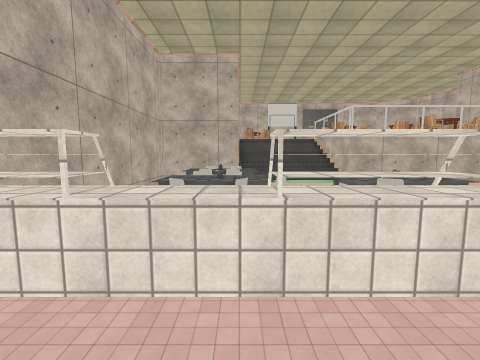
[1] (above)

17 first-person views from a walk through a Unity game level. The camera is 1.3 m above the floor, tilts 6° down and sees 90° across. The floor is counted in squares, 1 m on a side. Each view is taken from the middle of a square. On the plan, view 1 faces up. The plan holds only what a view shows up to about 12 squares ahead; the rest is blank. The place goes on beyond the plan. Some surface patterns are stand-ins.

[2]
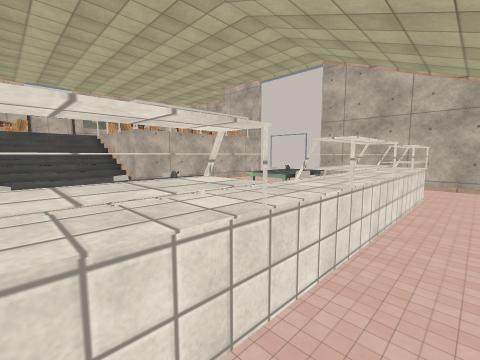

[3]
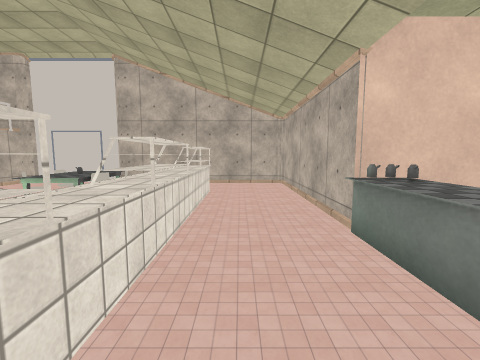

[4]
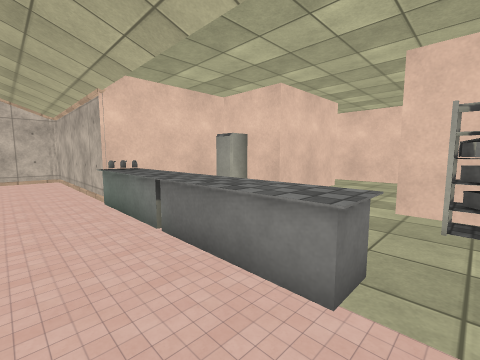

[5]
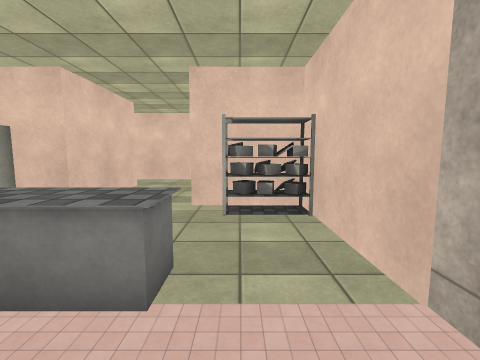

[6]
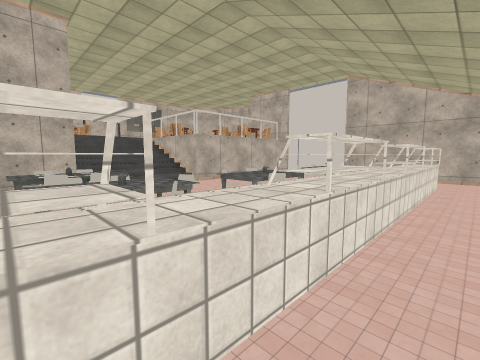

[7]
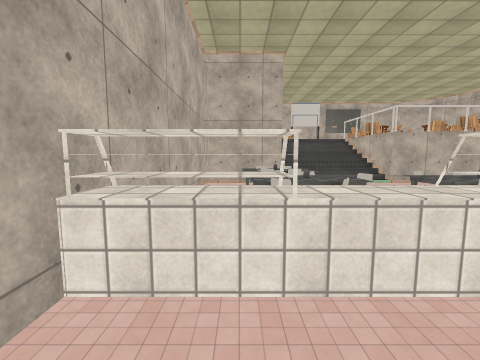

[8]
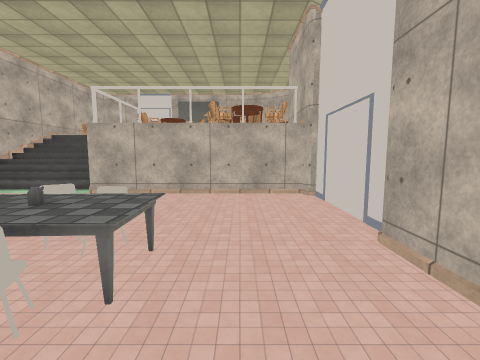

[9]
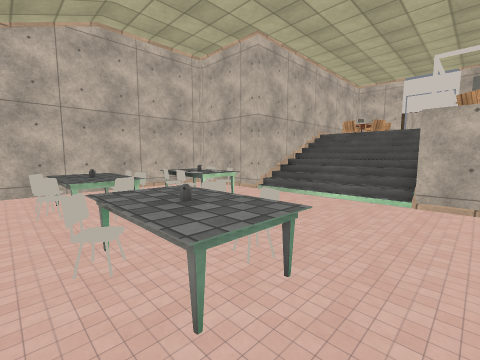

[10]
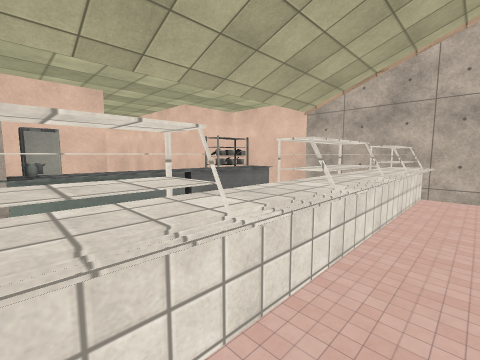

[11]
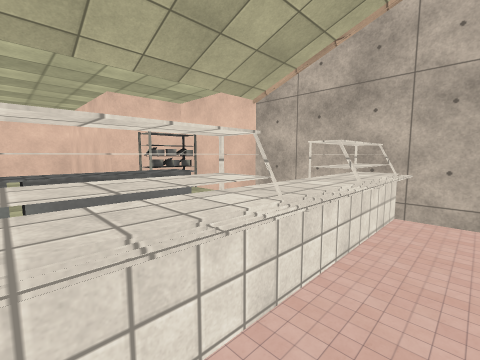

[12]
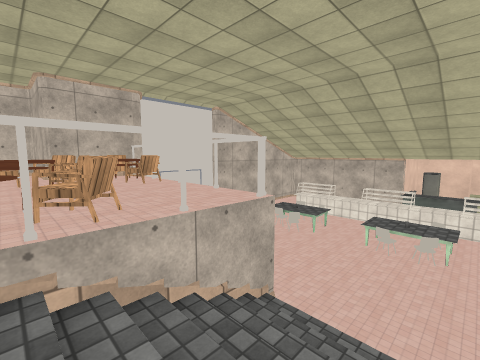

[13]
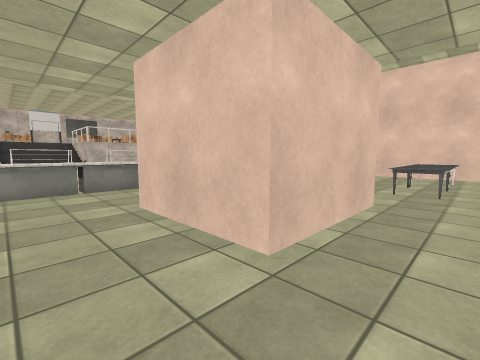

[14]
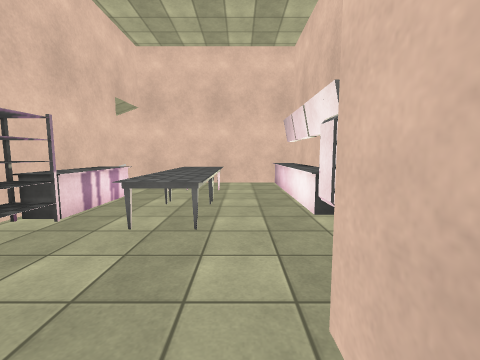

[15]
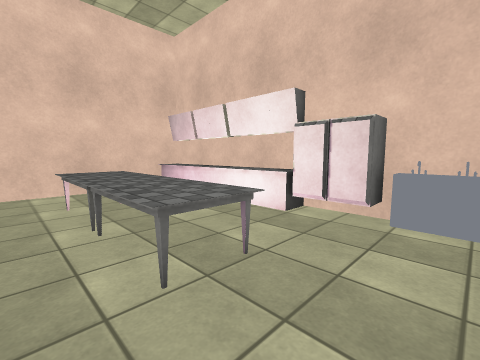

[16]
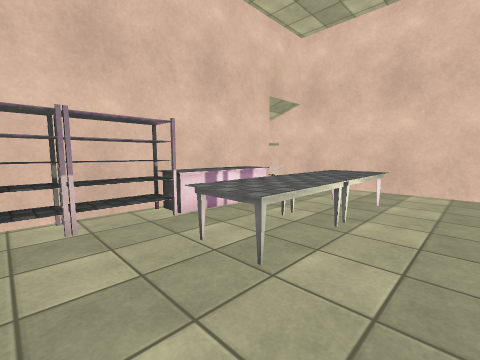

[17]
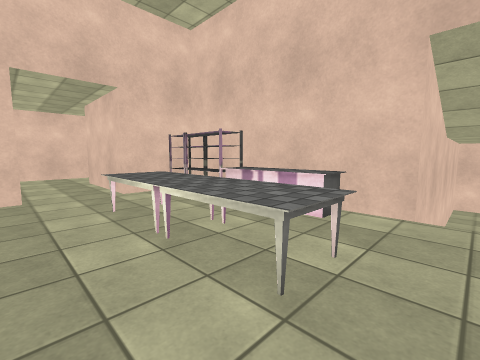

### Floor plan
Key: @ floor where view 1 was taken; # wall or solid block; . main floor; : floor 0.75 m higher than the main floor; - floor 1.5 m lower than the main floor; + floor 2.25 m higher than the main floor; / step, stairs or slope; = window, fence, low wall or low ledge; ^ raised ledge; C chair; T table; P pot; B bench; S shelf; F fridge; I sink; O other object.
Columns run from 4 left of view 1 to 17 right of it. Each row starts with its distance up from view 1.
 15     #////#C  OOO  =
 14     #////#C++CCC###
 13     #////#+++COO#
 12     #////#+++CCCC
 11 #####////#########
 10 #..OO............#
  9 #.TOT............#
  8 #.TTT............#
  7 #..OO..OO..OO....#
  6 #.. TO.::T.TPT..##
  5 #..OO..::T.TTT..# ##
  4 #..O...O....O...# #-
  3 #^^^^^^^^^^^^^. # #-
  2 #^^^^^^^^^^^^^..# #-
  1 #...............# #-
  0 #...@...........# #
 -1 #..BBBBBBO####### #
 -2 #..BBBBBBO        #
 -3 #....... #        #
 -4 #SS..... #        #
 -5 ####...#F#        # #
 -6    #...#   ###BBB##//#
 -7    #...#   SSSSBBB...=
 -8    #...#  #..........=
 -9    #...####..TTTTTT..=
-10    #.........TTTTTT..
-11    #.................
-12      ##   #.........#
-13            IIFFBBBBBB
-14            ##FFBBBBBB

Where each view was taken, in squares from view 1:
view 1: 0 up, 0 right, facing up
view 2: 1 up, 1 right, facing up-right
view 3: 1 up, 1 right, facing right
view 4: 1 up, 2 left, facing down-right
view 5: 1 up, 2 left, facing down
view 6: 1 up, 2 left, facing up-right
view 7: 0 up, 2 left, facing up
view 8: 3 up, 10 right, facing up
view 9: 4 up, 6 right, facing up-left
view 10: 4 up, 5 right, facing down-left
view 11: 4 up, 2 right, facing down-left
view 12: 15 up, 2 right, facing down-right
view 13: 11 down, 0 right, facing up-right
view 14: 11 down, 5 right, facing right
view 15: 8 down, 7 right, facing down-right
view 16: 12 down, 7 right, facing up-right
view 17: 12 down, 15 right, facing up-left
